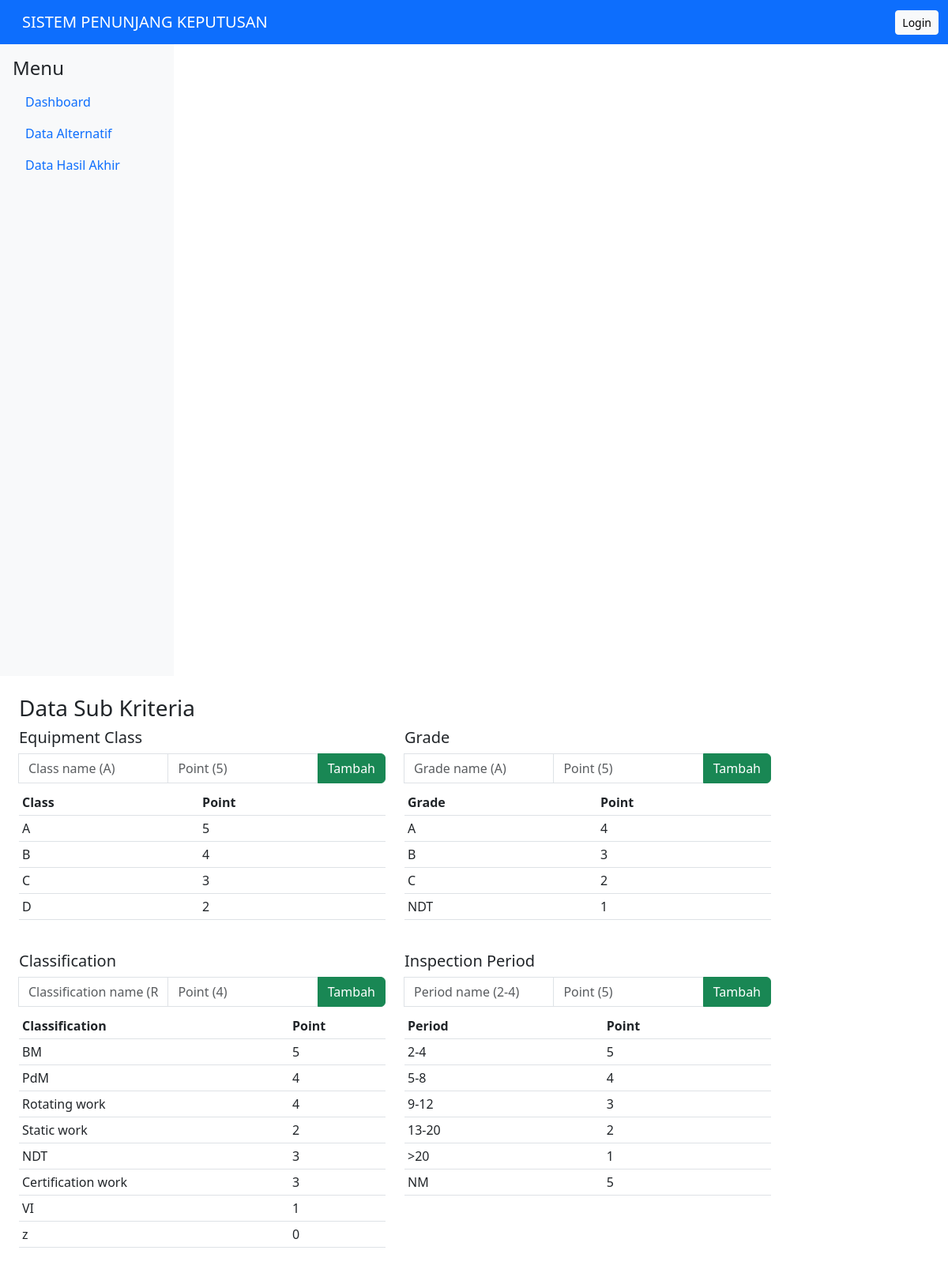
The app's page /pages/data_subkriteria.php with its own data.
### tables this page shows
CREATE TABLE `equipment_class` (
  `id_equipment_class` int(11) NOT NULL,
  `class_name` varchar(50) NOT NULL,
  `equipment_class_point` int(11) NOT NULL
);

CREATE TABLE `grade` (
  `id_grade` int(11) NOT NULL,
  `grade_name` varchar(20) NOT NULL,
  `grade_point` int(11) NOT NULL
);

CREATE TABLE `classification` (
  `id_classification` int(11) NOT NULL,
  `classification_name` varchar(50) NOT NULL,
  `classification_point` int(11) NOT NULL
);

CREATE TABLE `inspection_period` (
  `id_inspection_period` int(11) NOT NULL,
  `period_name` varchar(20) NOT NULL,
  `period_point` int(11) NOT NULL
);

### pages/data_subkriteria.php (the view, shortened to what this page needs)
<?php include('../config/db.php'); include('../includes/header.php'); include('../includes/sidebar.php'); ?>
<h3>Data Sub Kriteria</h3>
<div class="row">
  <div class="col-md-6">
    <h5>Equipment Class</h5>
    <form action="../process/insert_subkriteria.php" method="post" class="input-group mb-2">
      <input name="name" class="form-control" placeholder="Class name (A)">
      <input name="point" type="number" class="form-control" placeholder="Point (5)">
      <button class="btn btn-success">Tambah</button>
    </form>
    <table class="table table-sm">
      <thead><tr><th>Class</th><th>Point</th></tr></thead>
      <tbody>
      <?php $q=$koneksi->query("SELECT * FROM equipment_class"); while($x=$q->fetch_assoc()){ echo "<tr><td>{$x['class_name']}</td><td>{$x['equipment_class_point']}</td></tr>"; } ?>
      </tbody>
    </table>
  </div>
  <div class="col-md-6">
    <h5>Grade</h5>
    <form action="../process/insert_subkriteria.php" method="post" class="input-group mb-2">
      <input name="name" class="form-control" placeholder="Grade name (A)">
      <input name="point" type="number" class="form-control" placeholder="Point (5)">
      <button class="btn btn-success">Tambah</button>
    </form>
    <table class="table table-sm">
      <thead><tr><th>Grade</th><th>Point</th></tr></thead>
      <tbody>
      <?php $q=$koneksi->query("SELECT * FROM grade"); while($x=$q->fetch_assoc()){ echo "<tr><td>{$x['grade_name']}</td><td>{$x['grade_point']}</td></tr>"; } ?>
      </tbody>
    </table>
  </div>
</div>
<div class="row mt-4">
  <div class="col-md-6">
    <h5>Classification</h5>
    <form action="../process/insert_subkriteria.php" method="post" class="input-group mb-2">
      <input name="name" class="form-control" placeholder="Classification name (Rotating work)">
      <input name="point" type="number" class="form-control" placeholder="Point (4)">
      <button class="btn btn-success">Tambah</button>
    </form>
    <table class="table table-sm">
      <thead><tr><th>Classification</th><th>Point</th></tr></thead>
      <tbody>
      <?php $q=$koneksi->query("SELECT * FROM classification"); while($x=$q->fetch_assoc()){ echo "<tr><td>{$x['classification_name']}</td><td>{$x['classification_point']}</td></tr>"; } ?>
      </tbody>
    </table>
  </div>
  <div class="col-md-6">
    <h5>Inspection Period</h5>
    <form action="../process/insert_subkriteria.php" method="post" class="input-group mb-2">
      <input name="name" class="form-control" placeholder="Period name (2-4)">
      <input name="point" type="number" class="form-control" placeholder="Point (5)">
      <button class="btn btn-success">Tambah</button>
    </form>
    <table class="table table-sm">
      <thead><tr><th>Period</th><th>Point</th></tr></thead>
      <tbody>
      <?php $q=$koneksi->query("SELECT * FROM inspection_period"); while($x=$q->fetch_assoc()){ echo "<tr><td>{$x['period_name']}</td><td>{$x['period_point']}</td></tr>"; } ?>
      </tbody>
    </table>
  </div>
</div>
<?php include('../includes/footer.php'); ?>

### includes/header.php (style rules this page uses)
body { padding-top: 56px; }

### records on screen
equipment_class: class_name "A", equipment_class_point "5"
equipment_class: class_name "B", equipment_class_point "4"
equipment_class: class_name "C", equipment_class_point "3"
equipment_class: class_name "D", equipment_class_point "2"
grade: grade_name "A", grade_point "4"
grade: grade_name "B", grade_point "3"
grade: grade_name "C", grade_point "2"
grade: grade_name "NDT", grade_point "1"
classification: classification_name "BM", classification_point "5"
classification: classification_name "PdM", classification_point "4"
classification: classification_name "Rotating work", classification_point "4"
classification: classification_name "Static work", classification_point "2"
classification: classification_name "NDT", classification_point "3"
classification: classification_name "Certification work", classification_point "3"
classification: classification_name "VI", classification_point "1"
classification: classification_name "z", classification_point "0"
inspection_period: period_name "2-4", period_point "5"
inspection_period: period_name "5-8", period_point "4"
inspection_period: period_name "9-12", period_point "3"
inspection_period: period_name "13-20", period_point "2"
inspection_period: period_name ">20", period_point "1"
inspection_period: period_name "NM", period_point "5"
